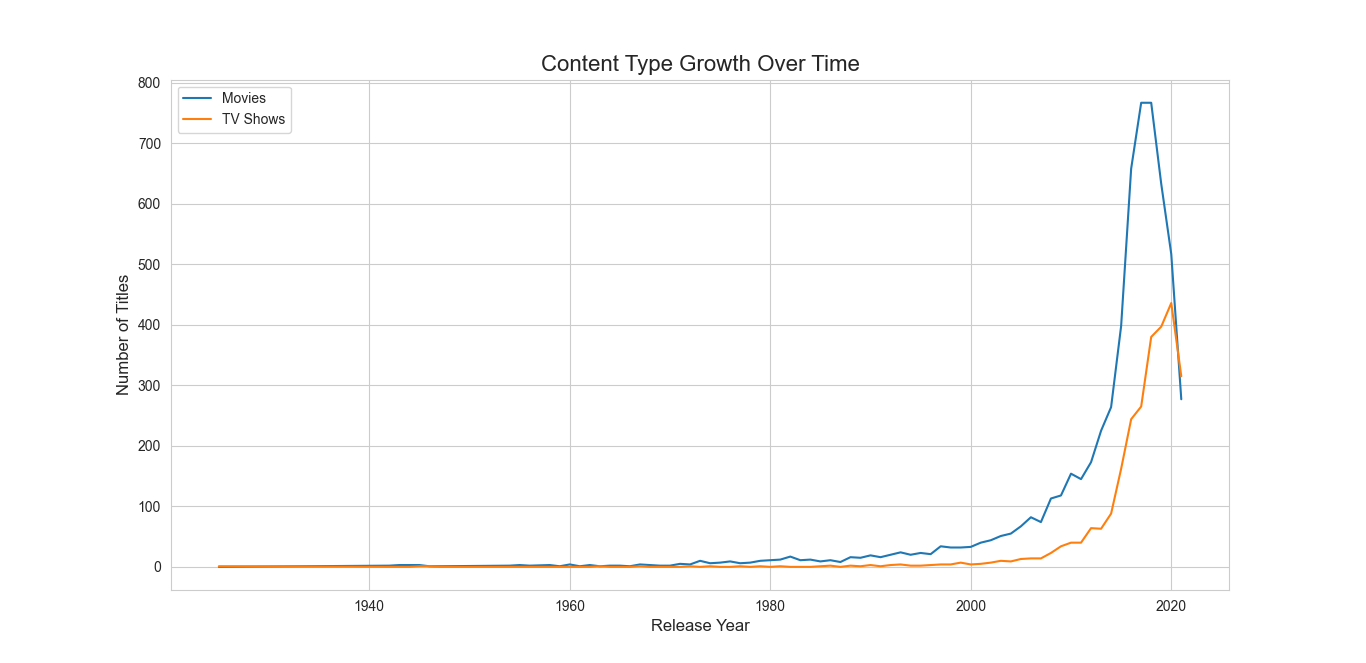

The script that drew this image:
import pandas as pd
import numpy as np
import matplotlib.pyplot as plt
import seaborn as sns
from wordcloud import WordCloud
from collections import Counter

# Set seaborn style for better visuals
sns.set_style("whitegrid")

# Load the dataset
netflix_df = pd.read_csv(
    r"C:\Users\GABANI\Desktop\data set to work on\Python Project\Netflix\netflix_titles.csv")
# Create a pivot table of content types by year
content_year = netflix_df.pivot_table(index='release_year', columns='type', values='show_id', aggfunc='count', fill_value=0)

# Calculate percentages
content_year['Total'] = content_year['Movie'] + content_year['TV Show']
content_year['Movie %'] = (content_year['Movie'] / content_year['Total']) * 100
content_year['TV Show %'] = (content_year['TV Show'] / content_year['Total']) * 100

# Plot the trend
plt.figure(figsize=(14, 6))
sns.lineplot(data=content_year, x=content_year.index, y='Movie', label='Movies')
sns.lineplot(data=content_year, x=content_year.index, y='TV Show', label='TV Shows')
plt.title('Content Type Growth Over Time', fontsize=16)
plt.xlabel('Release Year', fontsize=12)
plt.ylabel('Number of Titles', fontsize=12)
plt.legend()
plt.show()
